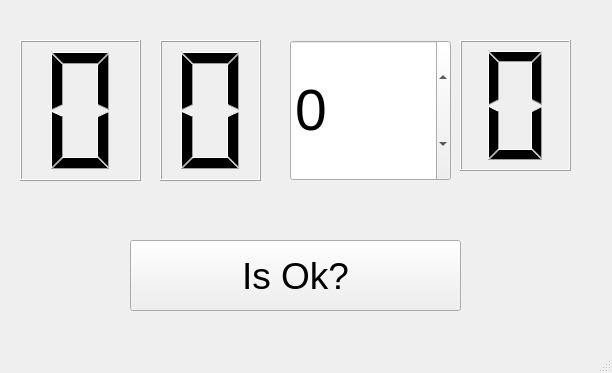
<?xml version="1.0" encoding="UTF-8"?>
<ui version="4.0">
 <class>MainWindow</class>
 <widget class="QMainWindow" name="MainWindow">
  <property name="geometry">
   <rect>
    <x>0</x>
    <y>0</y>
    <width>612</width>
    <height>373</height>
   </rect>
  </property>
  <property name="windowTitle">
   <string>Serie</string>
  </property>
  <widget class="QWidget" name="centralwidget">
   <widget class="QLCDNumber" name="lcdNumber">
    <property name="geometry">
     <rect>
      <x>20</x>
      <y>40</y>
      <width>121</width>
      <height>141</height>
     </rect>
    </property>
    <property name="font">
     <font>
      <pointsize>36</pointsize>
     </font>
    </property>
    <property name="digitCount">
     <number>1</number>
    </property>
   </widget>
   <widget class="QLCDNumber" name="lcdNumber_2">
    <property name="geometry">
     <rect>
      <x>160</x>
      <y>40</y>
      <width>101</width>
      <height>141</height>
     </rect>
    </property>
    <property name="font">
     <font>
      <pointsize>36</pointsize>
     </font>
    </property>
    <property name="digitCount">
     <number>1</number>
    </property>
   </widget>
   <widget class="QSpinBox" name="spinBox">
    <property name="geometry">
     <rect>
      <x>290</x>
      <y>40</y>
      <width>161</width>
      <height>141</height>
     </rect>
    </property>
    <property name="font">
     <font>
      <pointsize>43</pointsize>
     </font>
    </property>
    <property name="minimum">
     <number>-99999</number>
    </property>
    <property name="maximum">
     <number>99999</number>
    </property>
   </widget>
   <widget class="QLCDNumber" name="lcdNumber_3">
    <property name="geometry">
     <rect>
      <x>460</x>
      <y>40</y>
      <width>111</width>
      <height>131</height>
     </rect>
    </property>
    <property name="font">
     <font>
      <pointsize>36</pointsize>
     </font>
    </property>
    <property name="digitCount">
     <number>1</number>
    </property>
   </widget>
   <widget class="QPushButton" name="pushButton">
    <property name="geometry">
     <rect>
      <x>130</x>
      <y>240</y>
      <width>331</width>
      <height>71</height>
     </rect>
    </property>
    <property name="font">
     <font>
      <pointsize>28</pointsize>
     </font>
    </property>
    <property name="text">
     <string>Is Ok?</string>
    </property>
   </widget>
  </widget>
  <widget class="QMenuBar" name="menubar">
   <property name="geometry">
    <rect>
     <x>0</x>
     <y>0</y>
     <width>612</width>
     <height>26</height>
    </rect>
   </property>
  </widget>
  <widget class="QStatusBar" name="statusbar"/>
 </widget>
 <resources/>
 <connections/>
</ui>
